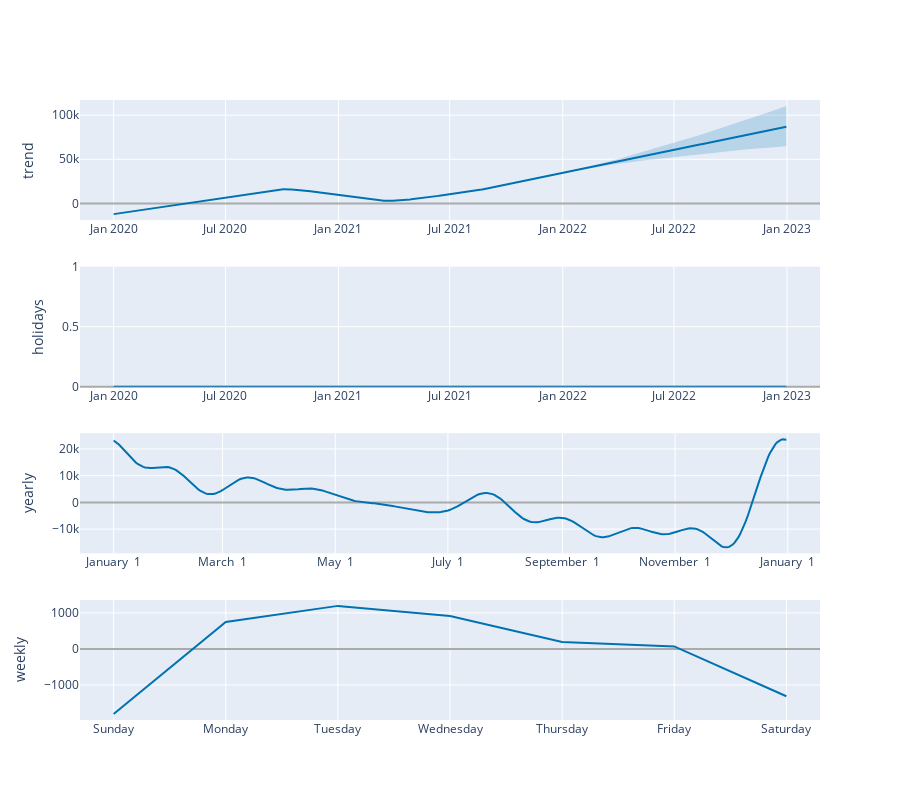

The code cell stored with this chart in its notebook:
### Code cell
plot_components_plotly(m, forecast)

### Figure 1 — Plotly figure (JSON) as saved in the notebook; plotly's stock layout.template omitted (floating-point values rounded to 4 significant figures; data arrays with more than 128 entries replaced by an {"elided": "..."} marker saying what was removed)
{"data": [{"line": {"color": "#0072B2", "width": 2}, "mode": "lines", "name": "trend", "type": "scatter", "x": {"elided": "1096 str values"}, "xaxis": "x", "y": {"elided": "1096 float values"}, "yaxis": "y"}, {"line": {"color": "rgba(0, 114, 178, 0.2)", "width": 0}, "mode": "lines", "name": "trend_upper", "type": "scatter", "x": {"elided": "1096 str values"}, "xaxis": "x", "y": {"elided": "1096 float values"}, "yaxis": "y"}, {"fill": "tonexty", "fillcolor": "rgba(0, 114, 178, 0.2)", "line": {"color": "rgba(0, 114, 178, 0.2)", "width": 0}, "mode": "lines", "name": "trend_lower", "type": "scatter", "x": {"elided": "1096 str values"}, "xaxis": "x", "y": {"elided": "1096 float values"}, "yaxis": "y"}, {"line": {"color": "#0072B2", "width": 2}, "mode": "lines", "name": "holidays", "text": {"elided": "1096 str values"}, "type": "scatter", "x": {"elided": "1096 str values"}, "xaxis": "x2", "y": {"elided": "1096 int values"}, "yaxis": "y2"}, {"line": {"color": "#0072B2", "width": 2}, "mode": "lines", "name": "yearly", "type": "scatter", "x": {"elided": "365 str values"}, "xaxis": "x3", "y": {"elided": "365 float values"}, "yaxis": "y3"}, {"line": {"color": "#0072B2", "width": 2}, "mode": "lines", "name": "weekly", "type": "scatter", "x": ["2017-01-01T00:00:00", "2017-01-02T00:00:00", "2017-01-03T00:00:00", "2017-01-04T00:00:00", "2017-01-05T00:00:00", "2017-01-06T00:00:00", "2017-01-07T00:00:00"], "xaxis": "x4", "y": [-1804.0, 747.5, 1194.0, 915.6, 190.8, 69.79, -1313.0], "yaxis": "y4"}], "layout": {"height": 800, "showlegend": false, "width": 900, "xaxis": {"anchor": "y", "domain": [0, 1], "range": ["2019-11-07T06:00:00", "2023-02-23T18:00:00"], "type": "date"}, "xaxis2": {"anchor": "y2", "domain": [0, 1], "range": ["2019-11-07T06:00:00", "2023-02-23T18:00:00"], "type": "date"}, "xaxis3": {"anchor": "y3", "domain": [0, 1], "range": ["2016-12-13T18:54:02.958904115", "2018-01-18T11:04:57.863013581"], "tickformat": "%B %e", "type": "date"}, "xaxis4": {"anchor": "y4", "domain": [0, 1], "range": ["2016-12-31T16:48:00", "2017-01-07T07:12:00"], "tickformat": "%A", "type": "date"}, "yaxis": {"anchor": "x", "domain": [0.8063, 1], "rangemode": "normal", "title": {"text": "trend"}, "zerolinecolor": "#AAA"}, "yaxis2": {"anchor": "x2", "domain": [0.5375, 0.7312], "rangemode": "tozero", "title": {"text": "holidays"}, "zerolinecolor": "#AAA"}, "yaxis3": {"anchor": "x3", "domain": [0.2687, 0.4625], "title": {"text": "yearly"}, "zerolinecolor": "#AAA"}, "yaxis4": {"anchor": "x4", "domain": [0, 0.1938], "title": {"text": "weekly"}, "zerolinecolor": "#AAA"}}}
